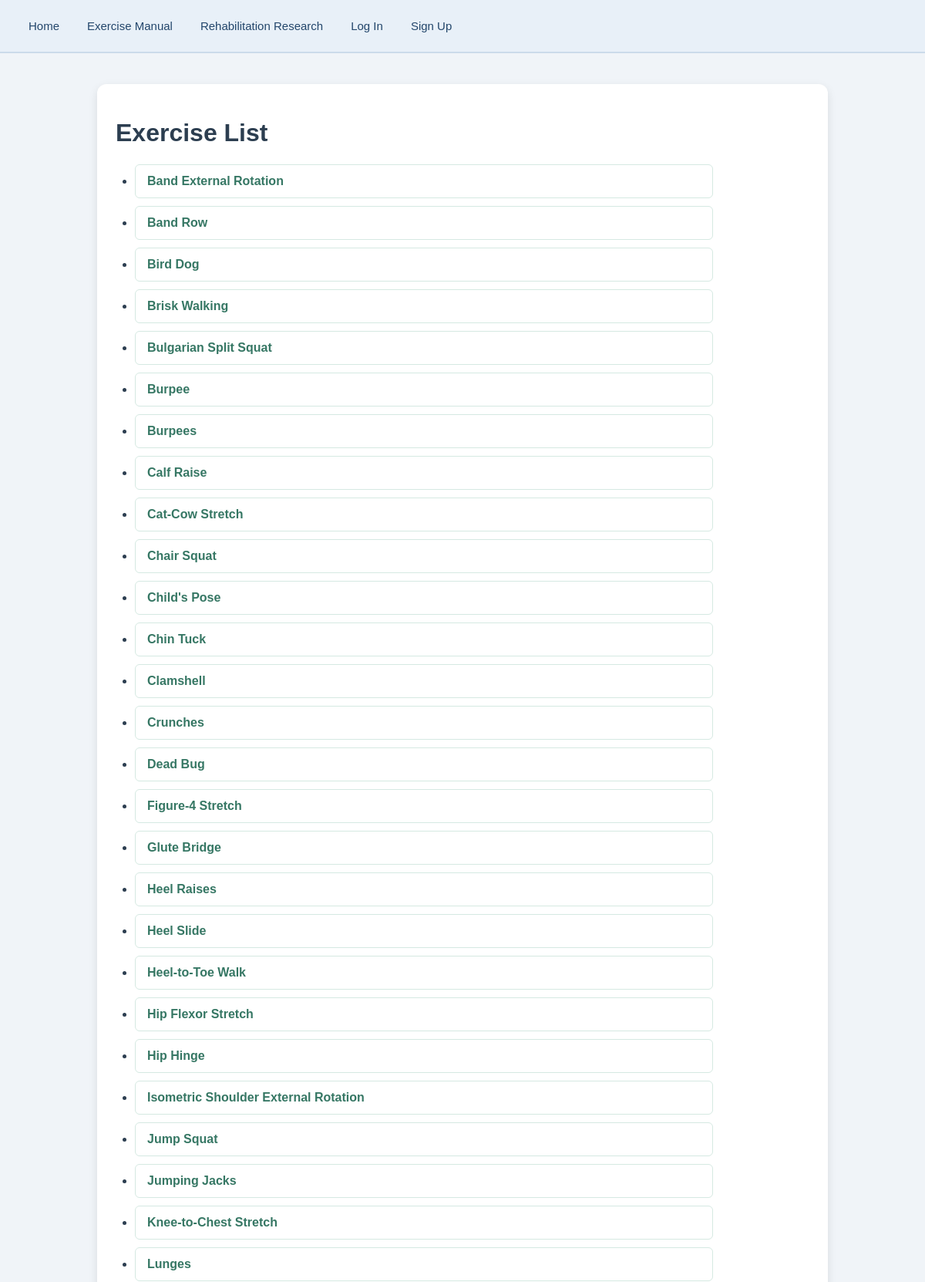
Screenshot of /exercises/manual/ (upper part) with the database file from the repository.
### rehab/models.py (models this page shows)
class Exercise(models.Model):
    exercise_id = models.AutoField(primary_key=True)
    name = models.CharField(max_length=100)
    description = models.TextField()
    difficulty = models.IntegerField()
    def __str__(self):
        return f"{self.name}"
    class Meta:
        ordering = ["name"]
        constraints = [
            models.UniqueConstraint(
                fields=["name", "difficulty"],
                name="unique_exercise_difficulty"
            )
        ]

### rehab/views.py (the view)
# urls.py: path("exercises/manual/", exerciseManual, name="exercise_manual"),
def exerciseManual(request):
    template = loader.get_template("rehab/exercise_list.html")
    exercises = Exercise.objects.all()
    context = {
        "exercises": exercises
    }
    return HttpResponse(template.render(context, request))

### templates/rehab/exercise_list.html (shortened to what this page needs)
{% extends "rehab/base.html" %}
{% block rehab_content %}
    <h1>Exercise List</h1>
    <ul>
        {% for exercise in exercises %}
            <li>
                <a href="{% url 'exercise_detail' exercise.pk %}">
                    {{ exercise }}
                </a>
            </li>
        {% empty %}
            <li>No exercise list exists.</li>
        {% endfor %}
    </ul>
{% endblock %}

### static/css/style.css (style rules this page uses)
body { font-family: Arial, sans-serif; background-color: #f0f4f8; color: #2c3e50; margin: 0; padding: 0; }
ul, ol { padding-left: 25px; max-width: 750px; }
li { background-color: #ffffff; margin-bottom: 10px; padding: 12px 15px; border: 1px solid #d5e9e2; border-radius: 6px; }
li a { color: #367764; text-decoration: none; font-weight: bold; }

### rows the page displays
Exercise: name "Band External Rotation"
Exercise: name "Band Row"
Exercise: name "Bird Dog"
Exercise: name "Brisk Walking"
Exercise: name "Bulgarian Split Squat"
Exercise: name "Burpee"
Exercise: name "Burpees"
Exercise: name "Calf Raise"
Exercise: name "Cat-Cow Stretch"
Exercise: name "Chair Squat"
Exercise: name "Child's Pose"
Exercise: name "Chin Tuck"
Exercise: name "Clamshell"
Exercise: name "Crunches"
Exercise: name "Dead Bug"
Exercise: name "Figure-4 Stretch"
Exercise: name "Glute Bridge"
Exercise: name "Heel Raises"
Exercise: name "Heel Slide"
Exercise: name "Heel-to-Toe Walk"
Exercise: name "Hip Flexor Stretch"
Exercise: name "Hip Hinge"
Exercise: name "Isometric Shoulder External Rotation"
Exercise: name "Jump Squat"
Exercise: name "Jumping Jacks"
Exercise: name "Knee-to-Chest Stretch"
Exercise: name "Lunges"
